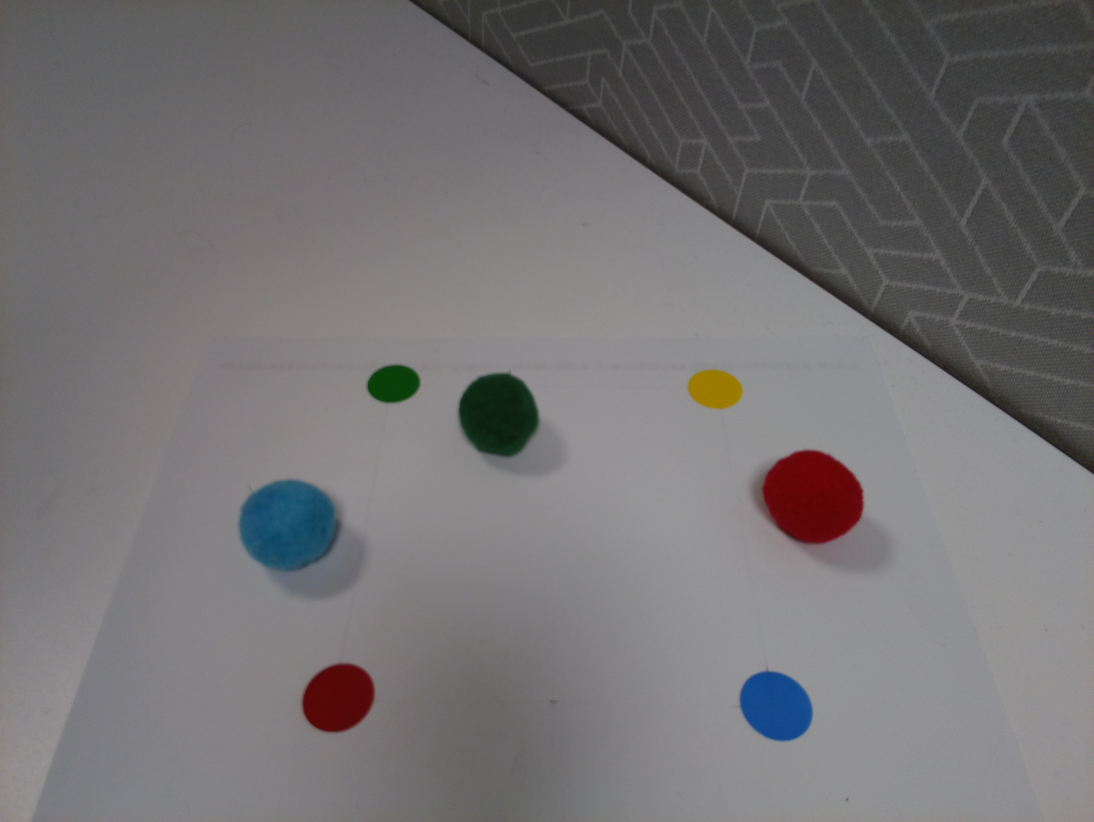
#> input picture Computer_vision_Workshops/opencv_prac/test.jpg, 3280 x 2464 px (shown at 1/3 size)
$ python Morpholocial_Processing_example.py
#> lines starting #> are read from the running program, lines starting #| are printed output that depends on the picture; after the words box and inside, x2 and y2 are one past the last pixel; in counts of white or black regions, pixels touching at a corner belong together
"""
Morphological Processing example in the QUTRC Picking Challenge
written by Andrew Razjigaev 2018
"""
import numpy as np
import cv2

#Read Image:
imageBGR = cv2.imread('test.jpg') #be aware that cv2 reads colours in BGR
#> imageBGR is the input picture: shape (2464, 3280, 3); mean B, G, R 115.7, 114.2, 116.2
#Convert to HSV
hsv = cv2.cvtColor(imageBGR, cv2.COLOR_BGR2HSV)
#> hsv: shape (2464, 3280, 3); mean H, S, V 106.8, 13.5, 118.5

#Threshold bounds note its (h,s,v) so 100<h<140, 50<s<255, 50<v<255
#Note Hue range is [0,179], Saturation range is [0,255] and Value range is [0,255]

#-----------------------------------------------------------------------------
#Red Thresholding
lower_bounds = np.array([0,50,50])
upper_bounds = np.array([15,255,255])
red_mask = cv2.inRange(hsv,lower_bounds,upper_bounds)
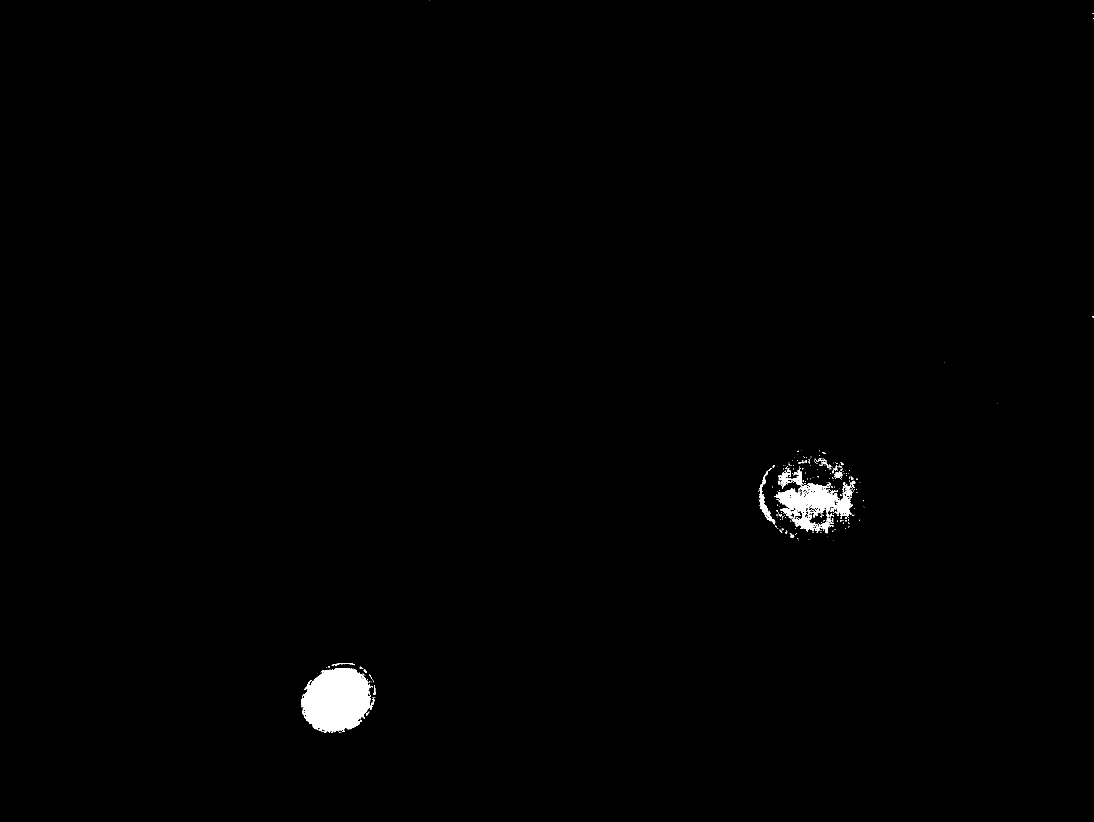
#> red_mask: shape (2464, 3280) (shown at 1/3 size); 0.63% white; 283 white regions (236 under 20 px), largest, box (x1, y1, x2, y2) and area: (905, 2004, 1117, 2199) 30042, (2322, 1448, 2558, 1600) 14408, (2278, 1404, 2326, 1573) 1517

#Red's Morthological Processing:
#https://docs.opencv.org/3.0-beta/doc/py_tutorials/py_imgproc/py_morphological_ops/py_morphological_ops.html
kernel = np.ones((15,15),np.uint8) #a matrix 15 by 15 ones
red_mask = cv2.morphologyEx(red_mask, cv2.MORPH_CLOSE, kernel) #Closing (fills small holes)
#> red_mask: shape (2464, 3280); 0.91% white; 22 white regions (18 under 20 px), largest, box (x1, y1, x2, y2) and area: (2274, 1352, 2581, 1614) 37671, (905, 1989, 1126, 2199) 35442, (2317, 1395, 2334, 1403) 49, (2391, 1352, 2404, 1363) 27
red_mask = cv2.morphologyEx(red_mask, cv2.MORPH_OPEN, kernel) #Opening (removes noise in threshold)
#> red_mask: shape (2464, 3280); 0.84% white; 5 white regions, box (x1, y1, x2, y2) and area: (905, 1989, 1126, 2198) 35430, (2328, 1395, 2564, 1598) 29807, (2482, 1388, 2547, 1436) 2236, (2450, 1376, 2476, 1396) 473, (2410, 1372, 2431, 1388) 336
red_mask = cv2.dilate(red_mask,kernel,iterations = 3) #Dilate white thresholds 3 times
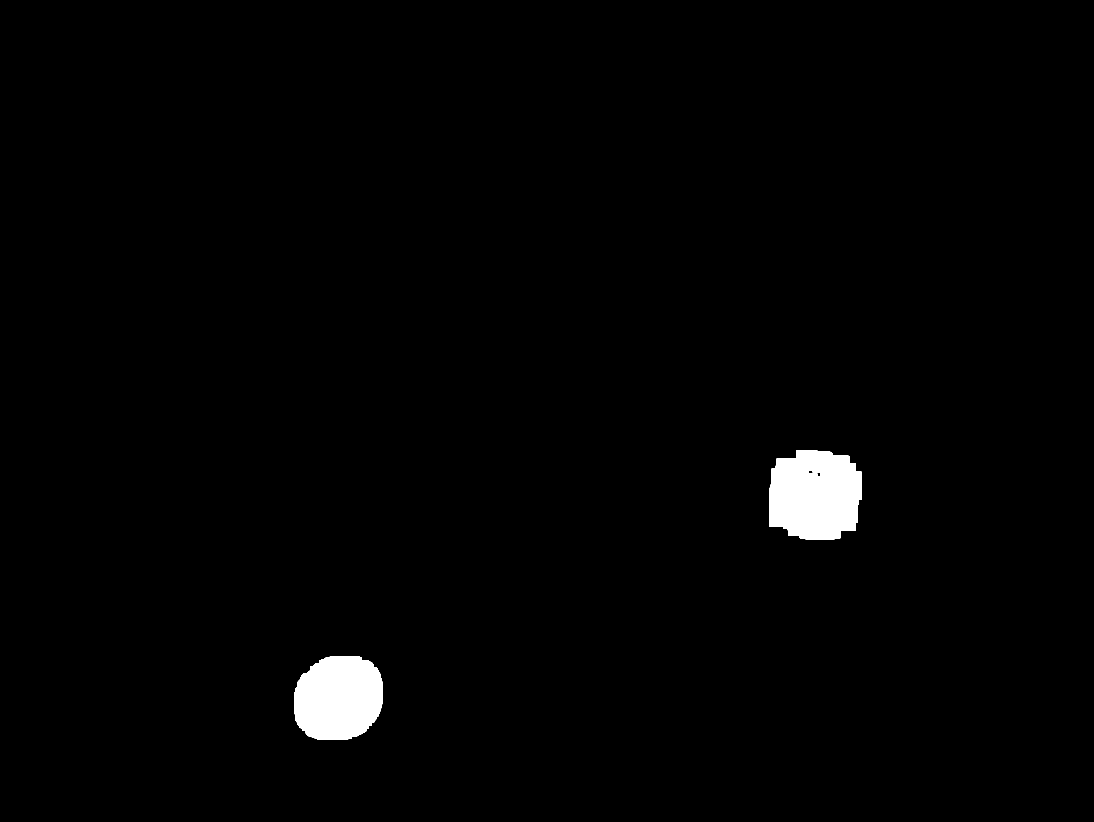
#> red_mask: shape (2464, 3280) (shown at 1/3 size); 1.5% white; 2 white regions, box (x1, y1, x2, y2) and area: (2307, 1351, 2585, 1619) 62751, (884, 1968, 1147, 2219) 55254
red_mask = cv2.erode(red_mask,kernel,iterations = 3) #Erosion of the blobs 3 times
#> red_mask: shape (2464, 3280); 0.9% white; 2 white regions, box (x1, y1, x2, y2) and area: (2328, 1372, 2564, 1598) 37495, (905, 1989, 1126, 2198) 35430
#-----------------------------------------------------------------------------

#-----------------------------------------------------------------------------
#Yellow Threshold
lower_bounds = np.array([20,50,50])
upper_bounds = np.array([30,255,255])
yellow_mask = cv2.inRange(hsv,lower_bounds,upper_bounds)
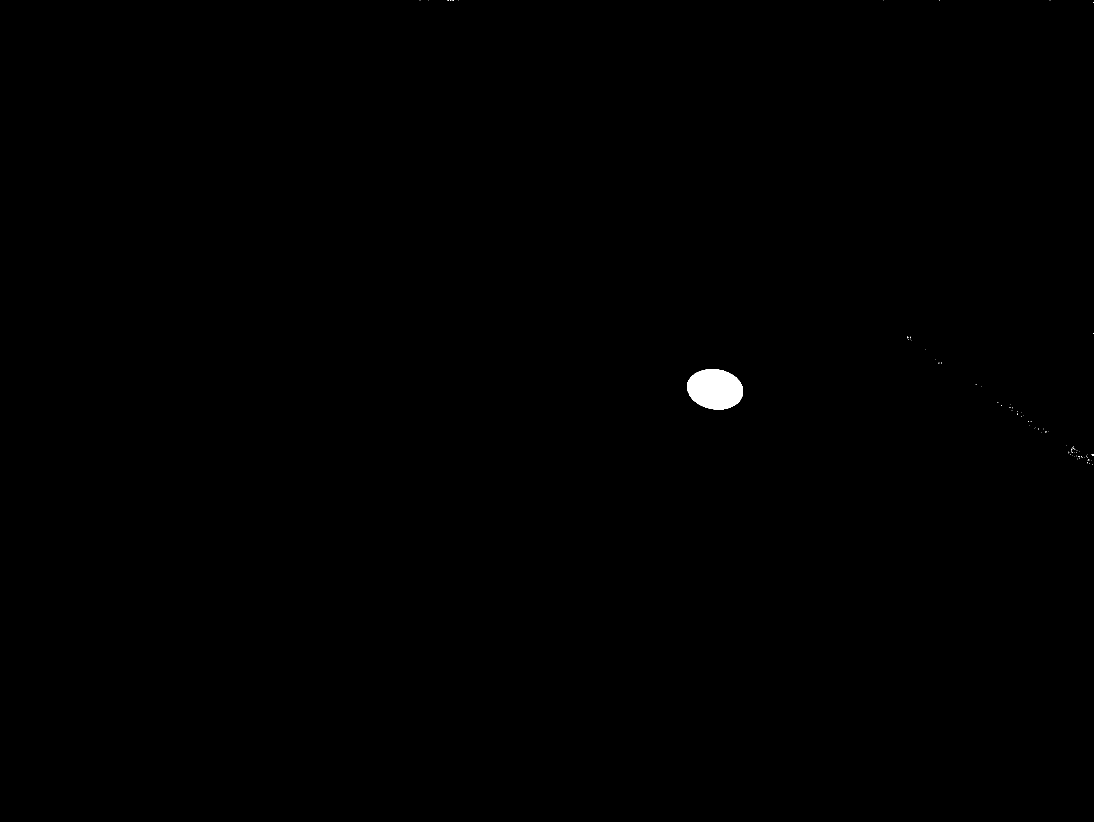
#> yellow_mask: shape (2464, 3280) (shown at 1/3 size); 0.2% white; 91 white regions (90 under 20 px), largest, box (x1, y1, x2, y2) and area: (2062, 1108, 2229, 1228) 15885

#Yellow's Morthological Processing
yellow_mask = cv2.morphologyEx(yellow_mask, cv2.MORPH_OPEN, kernel) #Remove Noise
#> yellow_mask: shape (2464, 3280); 0.2% white; 1 white region, box (x1, y1, x2, y2) and area: (2062, 1108, 2229, 1228) 15883
#-----------------------------------------------------------------------------

#-----------------------------------------------------------------------------
#Green Threshold
lower_bounds = np.array([30,50,30])
upper_bounds = np.array([90,255,255])
green_mask = cv2.inRange(hsv,lower_bounds,upper_bounds)
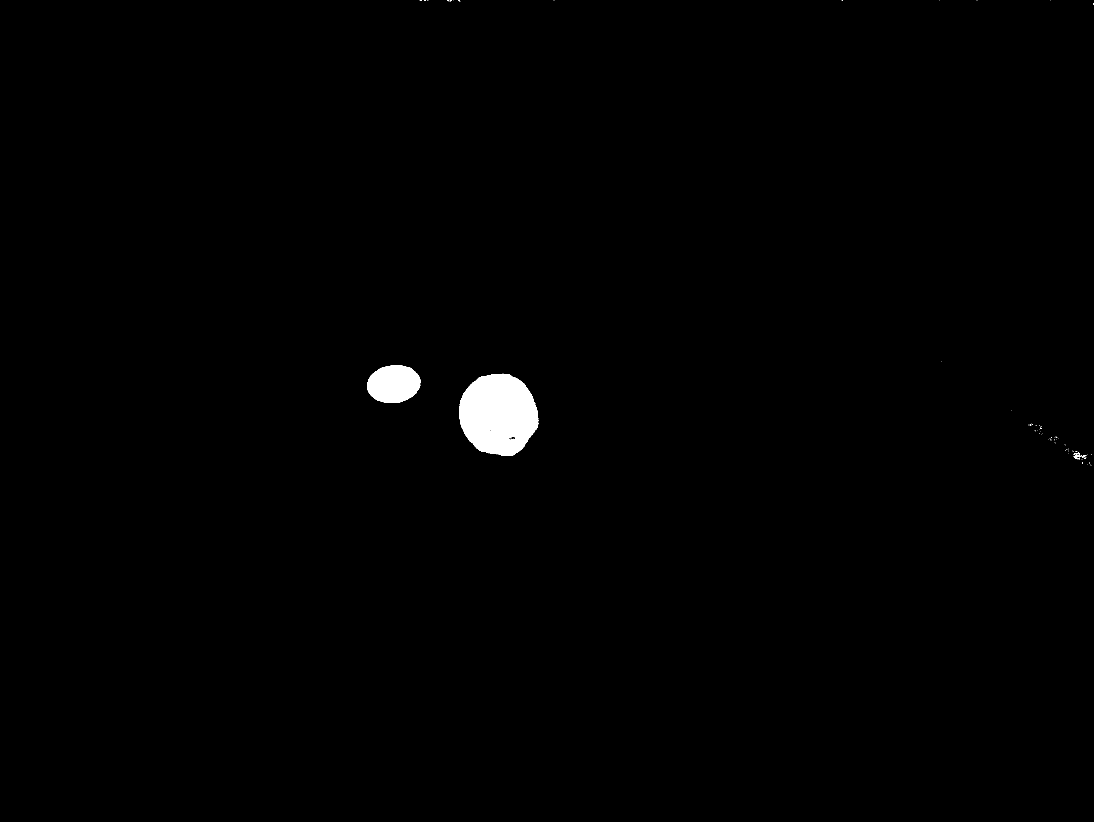
#> green_mask: shape (2464, 3280) (shown at 1/3 size); 0.74% white; 82 white regions (77 under 20 px), largest, box (x1, y1, x2, y2) and area: (1377, 1121, 1615, 1368) 45018, (1101, 1095, 1261, 1209) 14192, (3220, 1359, 3246, 1377) 114, (3246, 1366, 3259, 1374) 44, (3231, 1356, 3240, 1365) 26

#Green's Morthological Processing
green_mask = cv2.morphologyEx(green_mask, cv2.MORPH_OPEN, kernel) #Remove Noise
#> green_mask: shape (2464, 3280); 0.72% white; 2 white regions, box (x1, y1, x2, y2) and area: (1377, 1122, 1614, 1367) 43933, (1102, 1096, 1260, 1208) 14139
green_mask = cv2.morphologyEx(green_mask, cv2.MORPH_CLOSE, kernel) #Fill in small holes
#> green_mask: shape (2464, 3280); 0.73% white; 2 white regions, box (x1, y1, x2, y2) and area: (1377, 1122, 1614, 1367) 45254, (1102, 1096, 1260, 1208) 14139
#-----------------------------------------------------------------------------

#-----------------------------------------------------------------------------
#Blue Threshold
lower_bounds = np.array([90,50,50])
upper_bounds = np.array([150,255,255])
blue_mask = cv2.inRange(hsv,lower_bounds,upper_bounds)
#> blue_mask: shape (2464, 3280); 1.3% white; 26 white regions (24 under 20 px), largest, box (x1, y1, x2, y2) and area: (715, 1438, 1016, 1720) 65422, (2218, 2012, 2440, 2226) 36540

#Blue's Morphological Processing
blue_mask = cv2.morphologyEx(blue_mask, cv2.MORPH_OPEN, kernel) #Remove Noise
#> blue_mask: shape (2464, 3280); 1.3% white; 2 white regions, box (x1, y1, x2, y2) and area: (716, 1439, 1011, 1718) 65208, (2218, 2013, 2440, 2226) 36533
blue_mask = cv2.morphologyEx(blue_mask, cv2.MORPH_CLOSE, kernel) #Fill in small holes
#> blue_mask: shape (2464, 3280); 1.3% white; 2 white regions, box (x1, y1, x2, y2) and area: (716, 1439, 1011, 1718) 65209, (2218, 2013, 2440, 2226) 36533
#-----------------------------------------------------------------------------


#Resize images for display
scale = 0.3;
width = int(imageBGR.shape[1]*scale); #extract shape width and scale it
#> width = 984
height = int(imageBGR.shape[0]*scale); #extract shape height and scale it
#> height = 739
imageBGRs = cv2.resize(imageBGR, (width,height))

#Threshold images
red_masks = cv2.resize(red_mask, (width,height))
yellow_masks = cv2.resize(yellow_mask, (width,height))
green_masks = cv2.resize(green_mask, (width,height))
blue_masks = cv2.resize(blue_mask, (width,height))
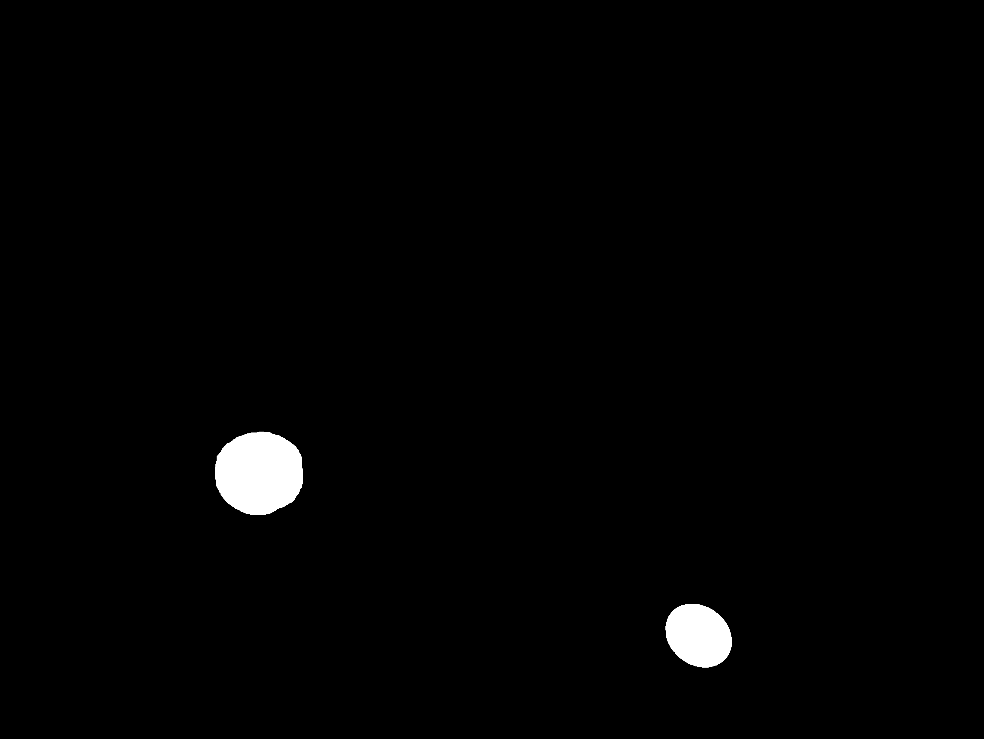
#> blue_masks: shape (739, 984); min 0, max 255, mean 3.2


#Show image
cv2.imshow('Colour Image',imageBGRs)
cv2.imshow('Red Thresholding',red_masks)
cv2.imshow('Yellow Thresholding',yellow_masks)
cv2.imshow('Green Thresholding',green_masks)
cv2.imshow('Blue Thresholding',blue_masks)

cv2.waitKey(0)                 # Waits forever for user to press any key
cv2.destroyAllWindows()        # Closes displayed windows
